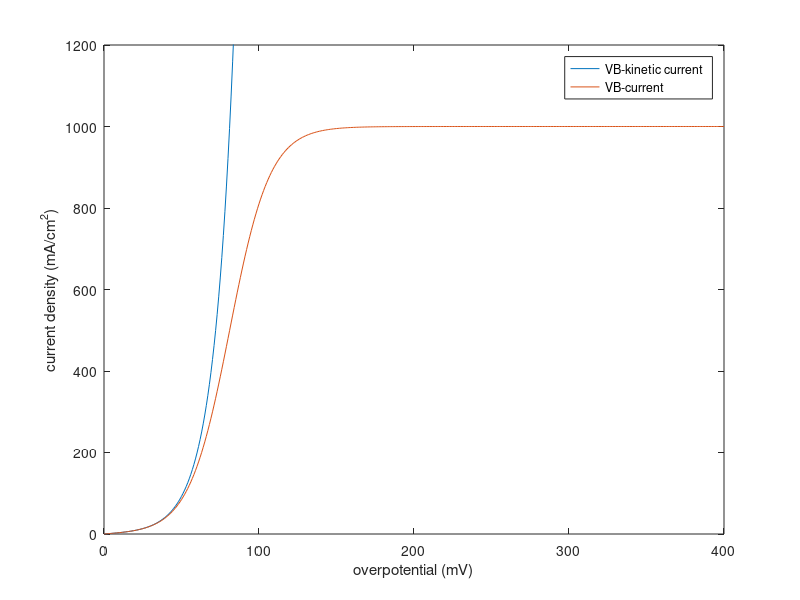

The MATLAB source for this figure:
%Wang Journal of The Electrochemical Society, 153 (9) A1732-A1740 (2006)
N = 400; %max overpotential

%Tafel eta = a + b*log(i)
%Butler-Volmer j = jo(e^(-alph*n*f*eta)-e^((1-alpha)*n*f*eta)
jo = 2; %mA/cm^2 exchange flux at equilibrium
b = 30; %mV/decade parameter from rotating disk electrode (T?, alpha?)
eta = 0:N; %mV overpotential
jL = 1000; %mV/cm^2 mass transport limiting current
jK = jo*(exp(2.3*eta/b)-exp(-2.3*eta/b)); %kinetic current density
jf = jo*(exp(2.3*eta/b)); %kinetic current of forward reaction
jVB = jK./(1+jf/jL);


figure(1)
plot(eta,jK,eta,jVB);
xlabel('overpotential (mV)');
ylabel('current density (mA/cm^2)');
legend('VB-kinetic current','VB-current')
ylim([0 1200])
